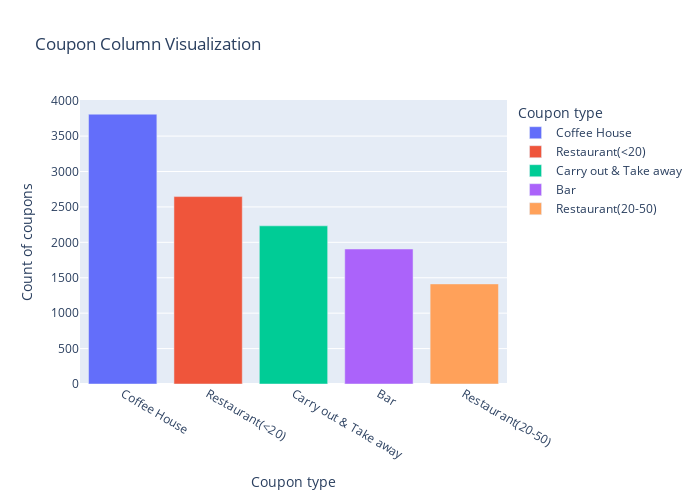

The notebook cell saved with this chart:
### Markdown cell above
<span style="font-size: 20px; color: red;font-family: 'Times New Roman', Times, serif;">Use a bar plot to visualize the coupon column</span>

### Code cell
coupon_cnts = data["coupon"].value_counts().reset_index()
coupon_cnts.columns = ["Coupon type", "Count of coupons"]  # Rename columns for clarity

# Plotting with Plotly Express
fig = px.bar(coupon_cnts, x="Coupon type", y="Count of coupons", title="Coupon Counts", color="Coupon type") 
fig.update_layout(width=700, height =500, title ="Coupon Column Visualization") 
fig.show() 
fig.write_image("images/CouponViz.png")

### Figure 1 — Plotly figure (JSON) as saved in the notebook; plotly's stock layout.template omitted (floating-point values rounded to 4 significant figures)
{"data": [{"alignmentgroup": "True", "hovertemplate": "Coupon type=%{x}<br>Count of coupons=%{y}<extra></extra>", "legendgroup": "Coffee House", "marker": {"color": "#636efa", "pattern": {"shape": ""}}, "name": "Coffee House", "offsetgroup": "Coffee House", "orientation": "v", "showlegend": true, "textposition": "auto", "x": ["Coffee House"], "xaxis": "x", "y": [3809], "yaxis": "y", "type": "bar"}, {"alignmentgroup": "True", "hovertemplate": "Coupon type=%{x}<br>Count of coupons=%{y}<extra></extra>", "legendgroup": "Restaurant(<20)", "marker": {"color": "#EF553B", "pattern": {"shape": ""}}, "name": "Restaurant(<20)", "offsetgroup": "Restaurant(<20)", "orientation": "v", "showlegend": true, "textposition": "auto", "x": ["Restaurant(<20)"], "xaxis": "x", "y": [2646], "yaxis": "y", "type": "bar"}, {"alignmentgroup": "True", "hovertemplate": "Coupon type=%{x}<br>Count of coupons=%{y}<extra></extra>", "legendgroup": "Carry out & Take away", "marker": {"color": "#00cc96", "pattern": {"shape": ""}}, "name": "Carry out & Take away", "offsetgroup": "Carry out & Take away", "orientation": "v", "showlegend": true, "textposition": "auto", "x": ["Carry out & Take away"], "xaxis": "x", "y": [2233], "yaxis": "y", "type": "bar"}, {"alignmentgroup": "True", "hovertemplate": "Coupon type=%{x}<br>Count of coupons=%{y}<extra></extra>", "legendgroup": "Bar", "marker": {"color": "#ab63fa", "pattern": {"shape": ""}}, "name": "Bar", "offsetgroup": "Bar", "orientation": "v", "showlegend": true, "textposition": "auto", "x": ["Bar"], "xaxis": "x", "y": [1906], "yaxis": "y", "type": "bar"}, {"alignmentgroup": "True", "hovertemplate": "Coupon type=%{x}<br>Count of coupons=%{y}<extra></extra>", "legendgroup": "Restaurant(20-50)", "marker": {"color": "#FFA15A", "pattern": {"shape": ""}}, "name": "Restaurant(20-50)", "offsetgroup": "Restaurant(20-50)", "orientation": "v", "showlegend": true, "textposition": "auto", "x": ["Restaurant(20-50)"], "xaxis": "x", "y": [1413], "yaxis": "y", "type": "bar"}], "layout": {"xaxis": {"anchor": "y", "domain": [0.0, 1.0], "title": {"text": "Coupon type"}, "categoryorder": "array", "categoryarray": ["Coffee House", "Restaurant(<20)", "Carry out & Take away", "Bar", "Restaurant(20-50)"]}, "yaxis": {"anchor": "x", "domain": [0.0, 1.0], "title": {"text": "Count of coupons"}}, "legend": {"title": {"text": "Coupon type"}, "tracegroupgap": 0}, "title": {"text": "Coupon Column Visualization"}, "barmode": "relative", "width": 700, "height": 500}}
